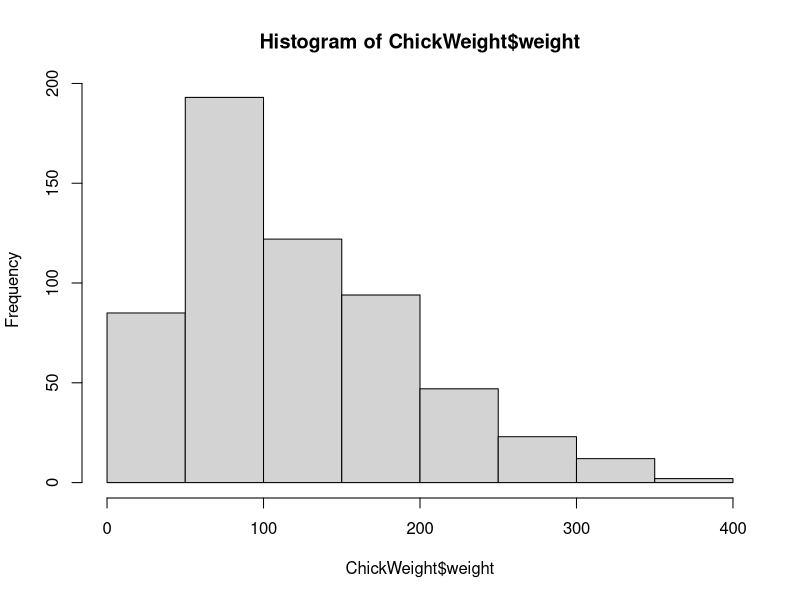
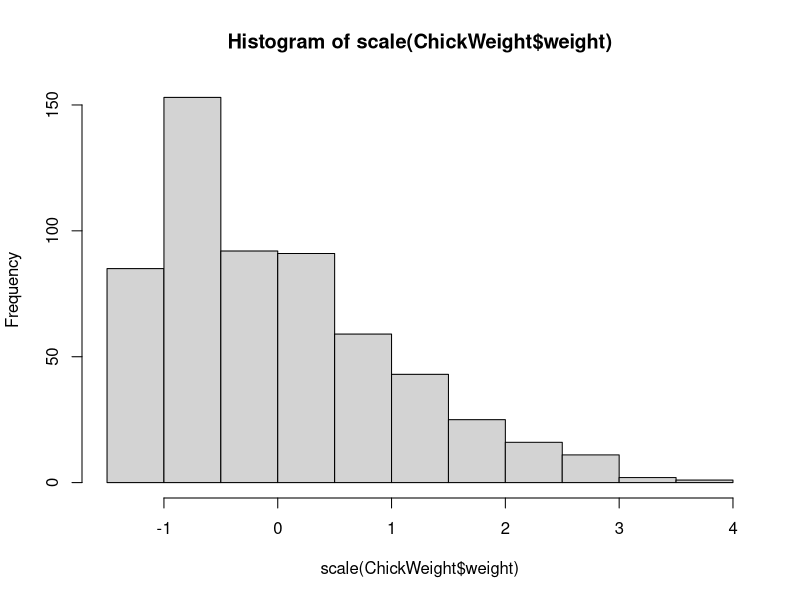
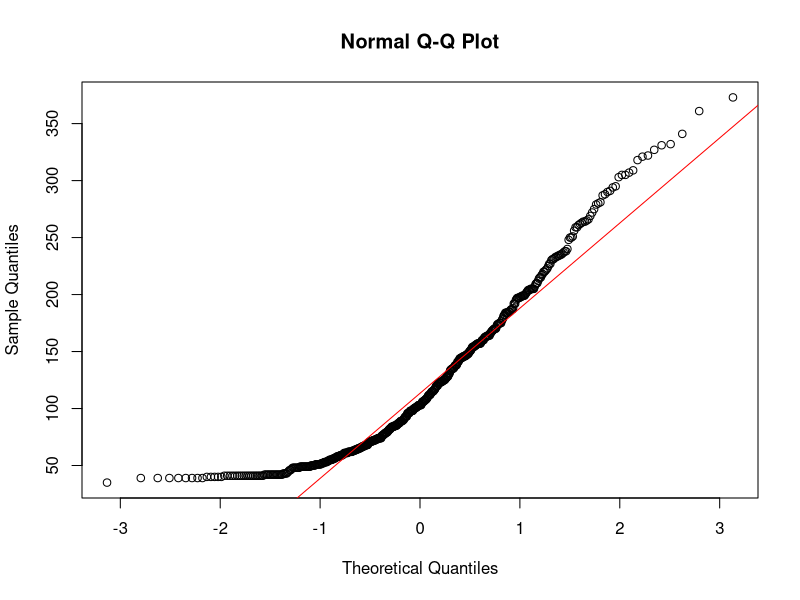
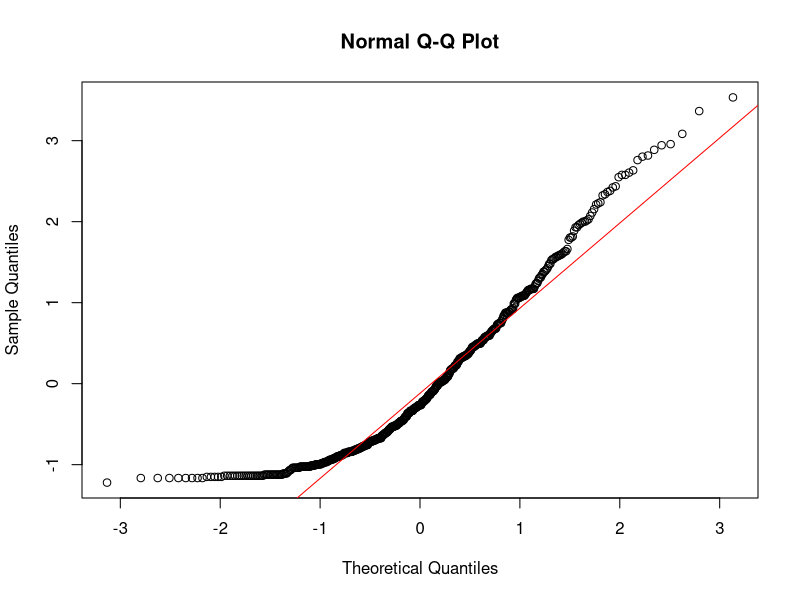
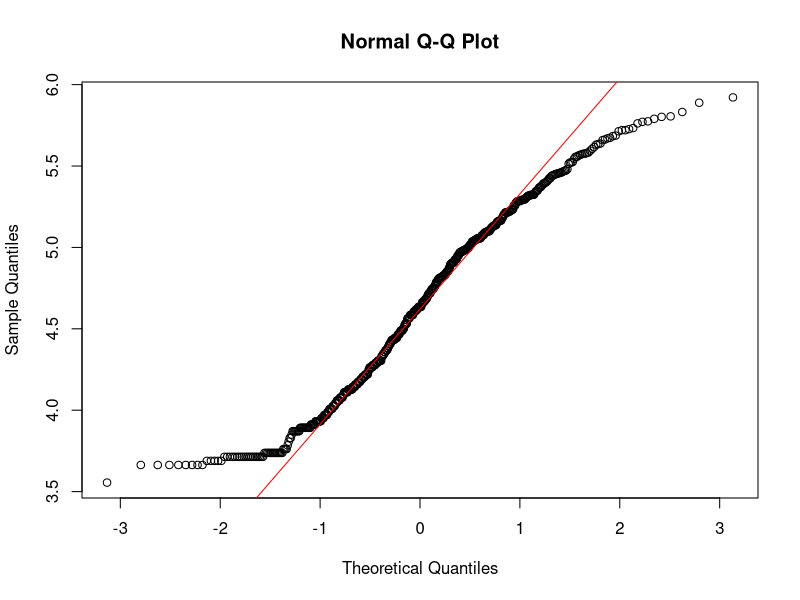
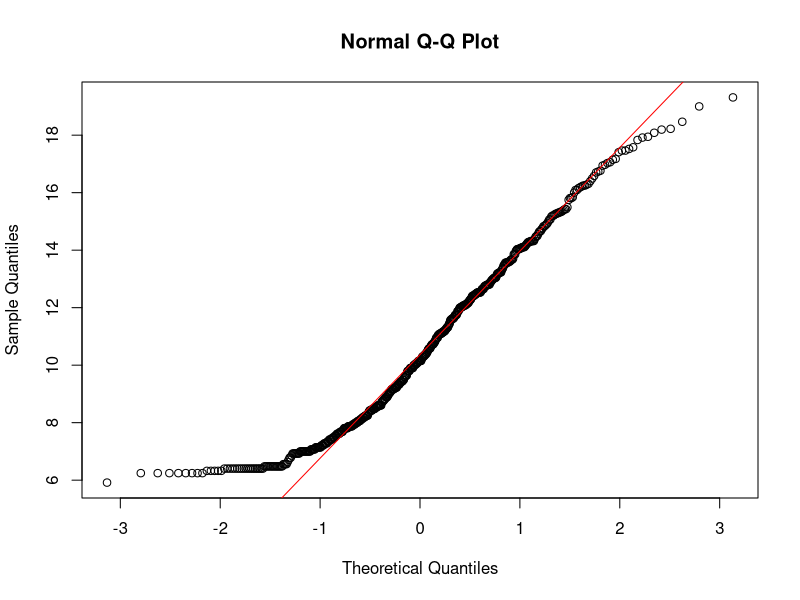
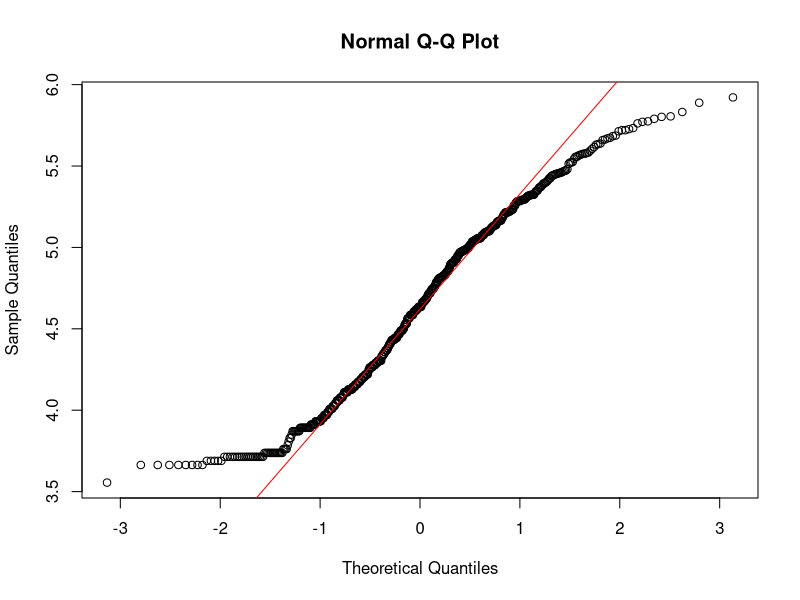
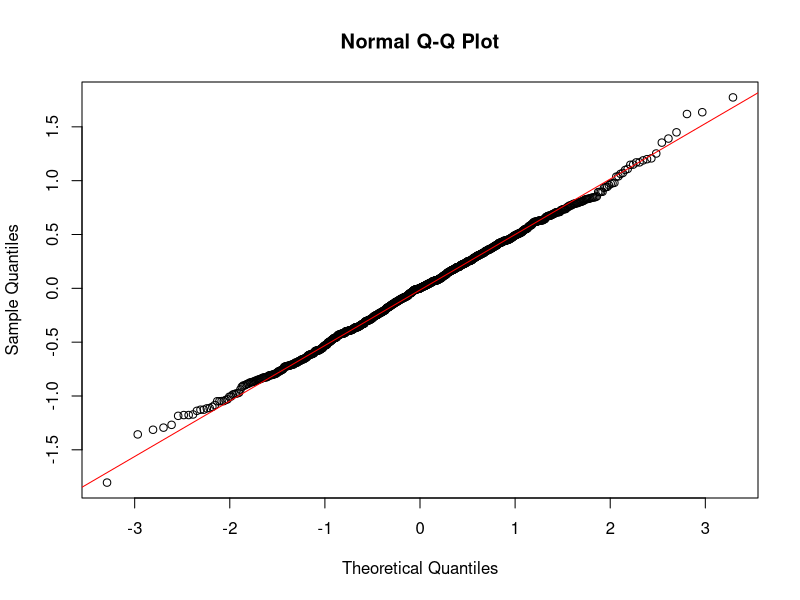

Here is the R script that generated these plots, in order:
## ---- chunk 1
knitr::opts_chunk$set(echo = TRUE)
## ---- chunk 2
head(ChickWeight)
## ---- chunk 3
hist(ChickWeight$weight)
## ---- chunk 4
hist(scale(ChickWeight$weight))
## ---- chunk 5
qqnorm(ChickWeight$weight)
qqline(ChickWeight$weight, col= 'red')

qqnorm(scale(ChickWeight$weight))
qqline(scale(ChickWeight$weight), col= 'red')
## ---- chunk 6
library(tidyverse)
ChickWeight <- ChickWeight %>% transform(log_weight = log(weight), sqrt_weight = sqrt(weight))

qqnorm(ChickWeight$log_weight)
qqline(ChickWeight$log_weight, col= 'red')

qqnorm(ChickWeight$sqrt_weight)
qqline(ChickWeight$sqrt_weight, col= 'red')
## ---- chunk 7
library(caret)
bc_trans <- BoxCoxTrans(ChickWeight$weight, fudge= 0.05)
ChickWeight$bc_weight <- predict(bc_trans, ChickWeight$weight)

qqnorm(ChickWeight$bc_weight)
qqline(ChickWeight$bc_weight, col= 'red')
## ---- chunk 8
normal_sample <- rnorm(1000, 0, 0.5)
qqnorm(normal_sample)
qqline(normal_sample, col= 'red')

exp_sample <- rexp(1000, 10)
qqnorm(exp_sample)
qqline(exp_sample, col= 'red')

log_exp_sample <- log(exp_sample)
qqnorm(log_exp_sample)
qqline(log_exp_sample, col= 'red')
